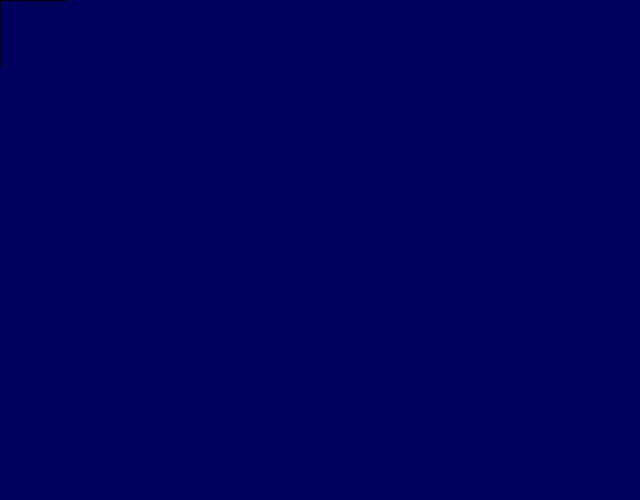
Frame 1 (no input)
Frame 60 (the mouse pressed at the canvas centre just before this capture): identical to frame 1, image omitted
Frame 120 (the mouse held since frame 60 and released just before this capture): identical to frame 1, image omitted

The Processing sketch that drew this single still picture (run headless with seeded random() and noise(); from frame 60 on, the mouse is pressed at the canvas centre):

// Processing sketch: processing_133015
// ── processing_133015.pde

void setup() {
  size(640, 500);
  noSmooth();
  fill(126);
  background(350);
}

void draw() {
  if (mousePressed) {
    stroke(325);
  } else {
    stroke(0);
  }
  line(mouseX-66, mouseY, mouseX+66, mouseY);
  line(mouseX, mouseY-66, mouseX, mouseY+66); 
}
